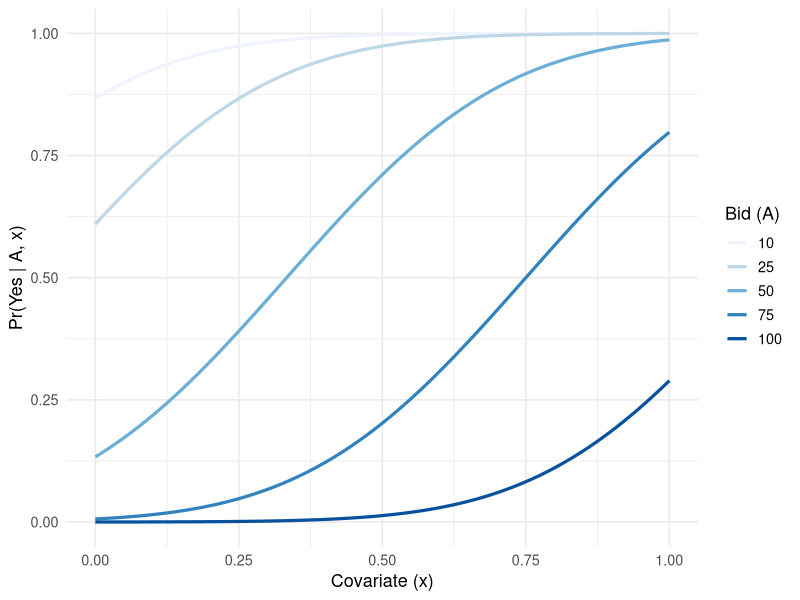
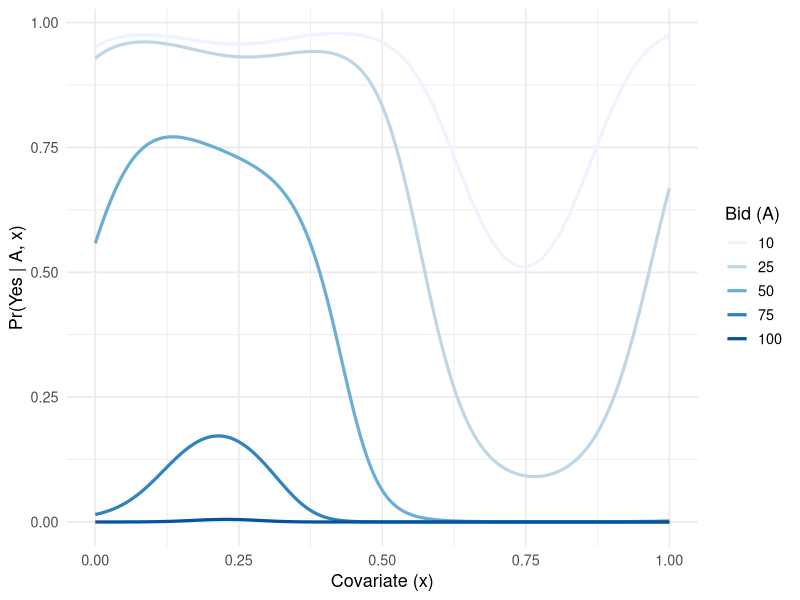
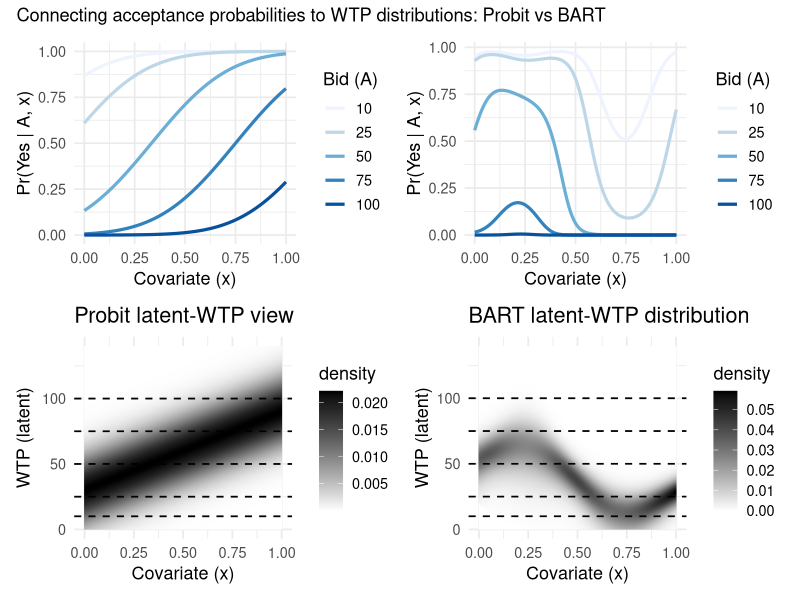
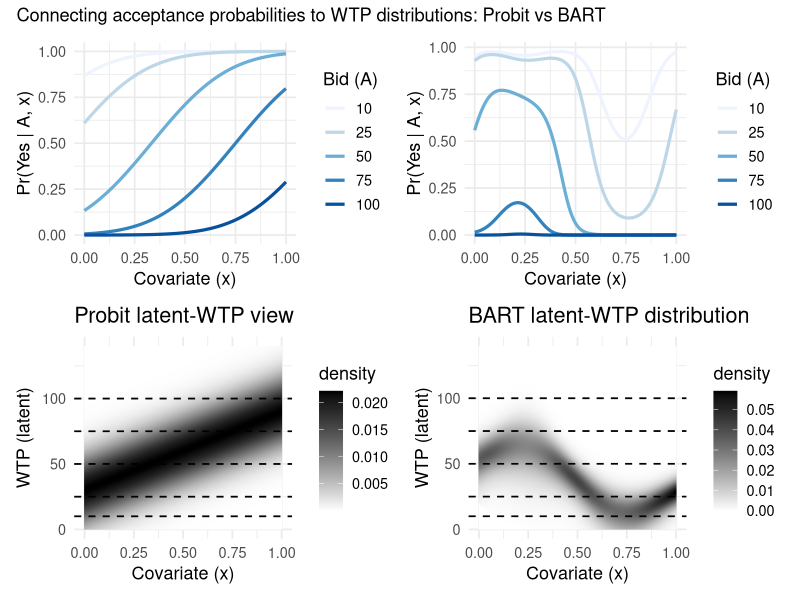

The R script that drew these images, in order:
############################################################
## Linked visuals:
##   Top:    Pr(Yes | A, x) vs x (color = bid A)
##   Bottom: WTP distribution over x (heatmap) with bid thresholds
##            - Probit: latent Normal WTP|x
##            - BART-style: implied density from survival S(w|x)=Pr(Yes|w,x)
############################################################

library(tidyverse)
library(patchwork)

set.seed(1)

############################################################
## Settings
############################################################
x_grid  <- seq(0, 1, length.out = 200)     # covariate x
A_lines <- c(10, 25, 50, 75, 100)          # bid thresholds shown as dashed lines
w_grid  <- seq(0, 140, length.out = 400)   # WTP axis for densities

############################################################
## 1) PROBIT interpretation: WTP|x ~ Normal(mu(x), sd) where mu(x) is a linear function of x
##    Pr(Yes | A, x) = Pr(WTP >= A | x) = 1 - Phi((A - mu(x))/sd)
############################################################
mu_probit <- function(x) 30 + 60 * x
sd_probit <- 18

# Probability curves implied by latent-normal WTP|x
probit_prob_df <- expand_grid(x = x_grid, A = A_lines) %>%
  mutate(
    p_yes = 1 - pnorm((A - mu_probit(x)) / sd_probit),
    model = "Probit",
    A_f = factor(A, levels = sort(unique(A)))
  )

# Heatmap density f(w|x)
probit_density <- expand_grid(x = x_grid, w = w_grid) %>%
  mutate(
    mu = mu_probit(x),
    f  = dnorm(w, mean = mu, sd = sd_probit),
    model = "Probit"
  )

############################################################
## 2) BART-style acceptance surface: flexible in x, A with interaction
##    We'll interpret S(w|x)=Pr(Yes|w,x) as survival, then f(w|x) = -dS/dw
############################################################
p_yes_bart_like <- function(A, x) {
  
  # scale: big around some x -> less dispersion across A
  #        small around other x -> more dispersion across A
  s <- 1 + 1.2 * exp(-((x - 0.25)/0.15)^2)
  # if you want the "compressed" region somewhere else, move 0.25
  
  eta <- (
    3.0
    + 2.2 * x
    - 0.05 * A                 # flip sign
    - 0.0018 * A^2             # keep negative (more decrease at high A)
    - 0.17 * A * (x - 0.5)     # flip sign so A effect stays decreasing
    + 3.5 * sin(2*pi * x) 
  )
  
  plogis(eta / s)
}

# Probability curves (the ones you want on top-right)
bart_prob_df <- expand_grid(x = x_grid, A = A_lines) %>%
  mutate(
    p_yes = p_yes_bart_like(A, x),
    model = "BART",
    A_f = factor(A, levels = sort(unique(A)))
  )

# Build survival S(w|x) on w_grid
bart_survival <- expand_grid(x = x_grid, w = w_grid) %>%
  mutate(S = p_yes_bart_like(w, x)) %>%
  group_by(x) %>%
  arrange(w, .by_group = TRUE) %>%
  # enforce monotone decreasing in w (valid survival curve)
  mutate(S = cummin(S)) %>%
  ungroup()

# Recover implied density by finite differences
dw <- diff(w_grid)[1]
bart_density <- bart_survival %>%
  group_by(x) %>%
  arrange(w, .by_group = TRUE) %>%
  mutate(f = pmax((S - lead(S)) / dw, 0)) %>%
  ungroup() %>%
  filter(!is.na(f)) %>%
  mutate(model = "BART")

############################################################
## 3) Probability plots: x on x-axis, p on y-axis, color = bid A
############################################################
p_prob_probit <- ggplot(probit_prob_df, aes(x = x, y = p_yes, color = A_f, group = A_f)) +
  geom_line(linewidth = 1.1) +
  labs(
    # title = "Probit: Pr(Yes | A, x) as a function of x",
    x = "Covariate (x)",
    y = "Pr(Yes | A, x)"
  ) +
  theme_minimal(base_size = 13) +
  scale_colour_brewer("Bid (A)")
p_prob_probit
p_prob_bart <- ggplot(bart_prob_df, aes(x = x, y = p_yes, color = A_f, group = A_f)) +
  geom_line(linewidth = 1.1) +
  labs(
    # title = "BART-style: Pr(Yes | A, x) as a function of x",
    x = "Covariate (x)",
    y = "Pr(Yes | A, x)"
  ) +
  theme_minimal(base_size = 13) +
  scale_colour_brewer("Bid (A)")
p_prob_bart
############################################################
## 4) Heatmaps: x on x-axis, WTP on y-axis; dashed lines are bids
##    Tail above WTP=A corresponds to Pr(Yes | A, x)
############################################################
p_wtp_probit <- ggplot(probit_density, aes(x = x, y = w, fill = f)) +
  geom_raster(interpolate = TRUE) +
  geom_hline(yintercept = A_lines, linetype = "dashed", linewidth = 0.6) +
  labs(
    title = "Probit latent-WTP view",
    x = "Covariate (x)",
    y = "WTP (latent)",
    fill = "density"
  ) +
  theme_minimal(base_size = 13) +  scale_fill_gradient(
    low = "white",
    high = "black"
  ) 

#Right-tail area above WTP = A equals Pr(Yes | A, x)
p_wtp_bart <- ggplot(bart_density, aes(x = x, y = w, fill = f)) +
  geom_raster(interpolate = TRUE) +
  geom_hline(yintercept = A_lines, linetype = "dashed", linewidth = 0.6) +
  labs(
    title = "BART latent-WTP distribution",
    x = "Covariate (x)",
    y = "WTP (latent)",
    fill = "density"
  ) +
  theme_minimal(base_size = 13)+
  theme_minimal(base_size = 13) +  scale_fill_gradient(
    low = "white",
    high = "black"
  ) 

############################################################
## 5) One 2×2 linked figure
############################################################
final_fig <-
  (p_prob_probit | p_prob_bart) /
  (p_wtp_probit  | p_wtp_bart) +
  plot_annotation(
    title = "Connecting acceptance probabilities to WTP distributions: Probit vs BART"
  )
#"Top: Pr(Yes | A, x) curves. Bottom: WTP|x distributions where tail above bid thresholds equals Pr(Yes | A, x)."
print(final_fig)
ggsave(plot = final_fig, filename = "connecting_prob_to_wtp.pdf", width = 12, height = 12)
